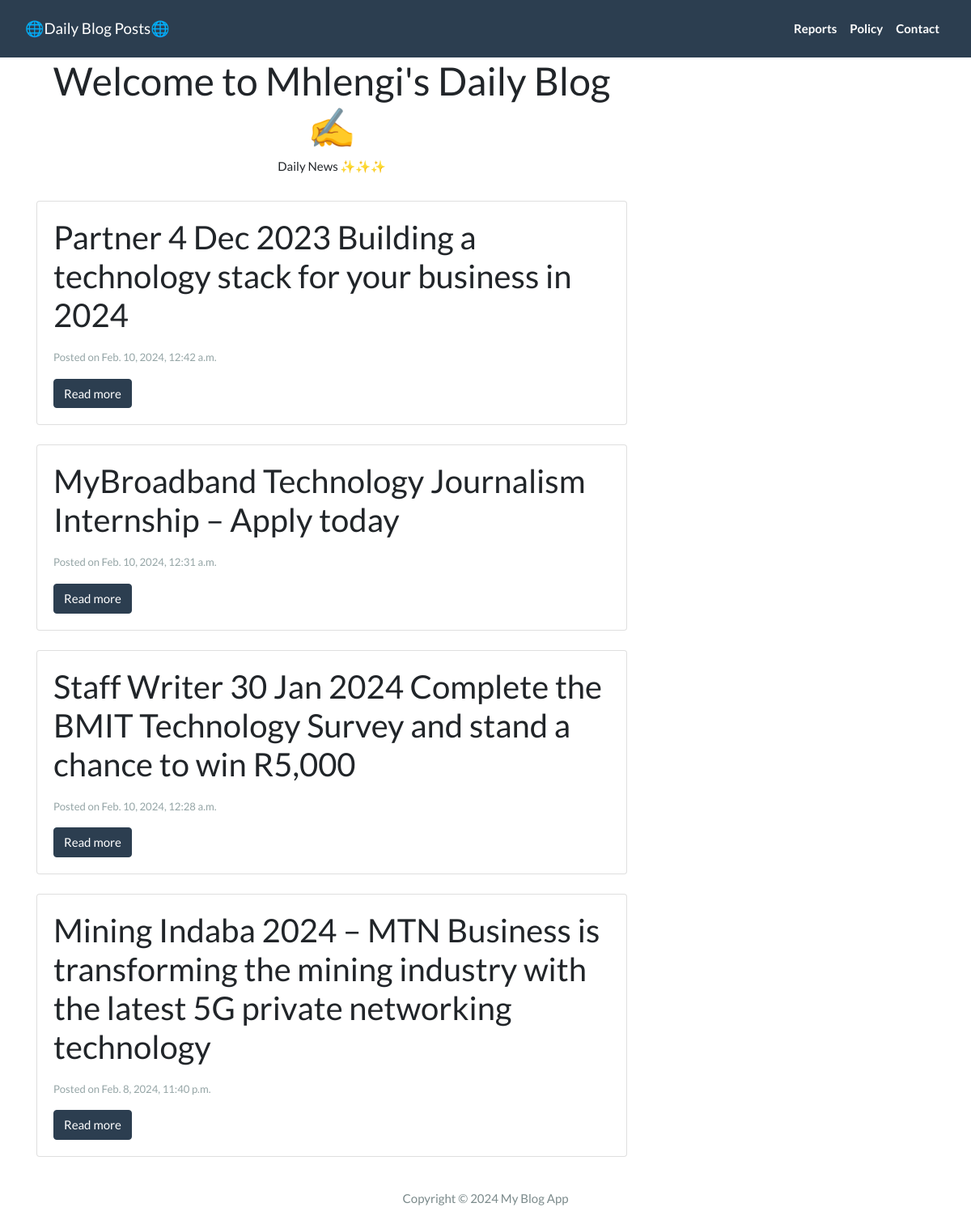
The page / on the database its author committed.
### blog/models.py (models this page shows)
class Post(models.Model):
    title = models.CharField(max_length=255)
    slug = models.SlugField()
    intro = models.TextField()
    body = models.TextField()
    date_added = models.DateTimeField(auto_now_add=True)
    class Meta:
        ordering = ['-date_added']

### blog/views.py (the view)
# urls.py: path('', frontpage, name='frontpage'),
def frontpage(request):
    posts = Post.objects.all()
    return render(request, 'blog/frontpage.html', {'posts': posts})

### blog/templates/blog/frontpage.html (shortened to what this page needs)
{% extends 'blog/base.html' %}
{% block content %}
<header class="masthead">
    <div class="container">
        <div class="row">
            <div class="col-md-8 col-md-offset-2 text-center">
                <div class="site-heading">
                    <h1 class="site-heading-text">Welcome to Mhlengi's Daily Blog ✍️</h1>
                    <p>Daily News ✨✨✨</p>
                </div>
            </div>
        </div>
    </div>
</header>
<div class="container">
    <div class="row">
        <div class="col-md-8 mt-3">
            {% for post in posts %}
            <div class="card mb-4">
                <div class="card-body">
                    <h2 class="card-title">{{ post.title }}</h2>
                    <p class="card-text"><small class="text-muted">Posted on {{ post.date_added }}</small></p>
                    <a href="{% url 'post_detail' post.slug %}" class="btn btn-primary">Read more</a>
                </div>
            </div>
            {% endfor %}
        </div>
    </div>
</div>
{% endblock %}

### rows shown on the page
Post: title "Partner 4 Dec 2023 Building a technology stack for your business in 2024", date_added "Feb. 10, 2024, 12:42 a.m."
Post: title "MyBroadband Technology Journalism Internship – Apply today", date_added "Feb. 10, 2024, 12:31 a.m."
Post: title "Staff Writer 30 Jan 2024 Complete the BMIT Technology Survey and stand a chance to win R5,000", date_added "Feb. 10, 2024, 12:28 a.m."
Post: title "Mining Indaba 2024 – MTN Business is transforming the mining industry with the latest 5G private networking technology", date_added "Feb. 8, 2024, 11:40 p.m."
